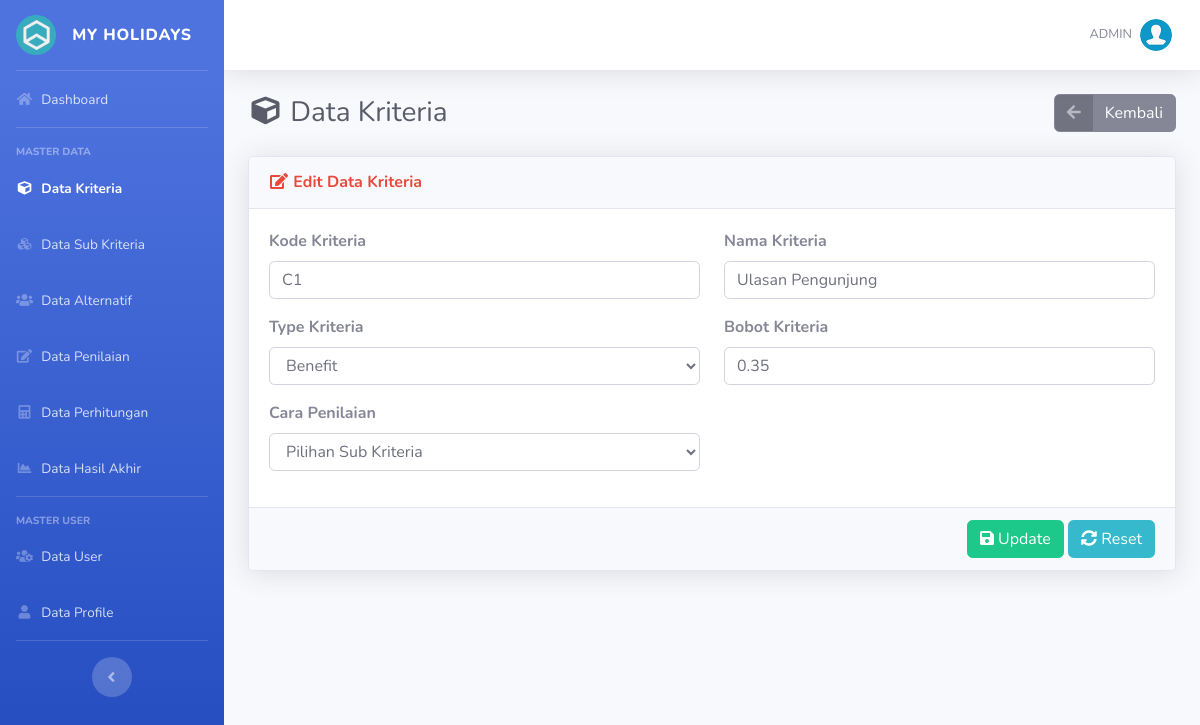
/edit-kriteria.php?id=16 (signed in), run on the app's committed database.
### tables this page shows
CREATE TABLE `kriteria` (
  `id_kriteria` int(11) NOT NULL,
  `kode_kriteria` varchar(10) NOT NULL,
  `nama` varchar(50) NOT NULL,
  `type` enum('Benefit','Cost') NOT NULL,
  `bobot` float NOT NULL,
  `ada_pilihan` tinyint(1) DEFAULT NULL
);

### includes/functions.php (called while the page is built, shortened)
<?php
function get_role()
{
	if (isset($_SESSION['user_id']) && isset($_SESSION['role'])) {
		if ($_SESSION['role'] == '1') {
			return 'admin';
		} else {
			return 'user';
		}
	} else {
		return false;
	}
}

### edit-kriteria.php (the view, shortened to what this page needs)
<?php require_once('includes/init.php');
$user_role = get_role();
if($user_role == 'admin') {
$id_kriteria = (isset($_GET['id'])) ? trim($_GET['id']) : '';
require_once('template/header.php');
?>
<div class="d-sm-flex align-items-center justify-content-between mb-4">
    <h1 class="h3 mb-0 text-gray-800"><i class="fas fa-fw fa-cube"></i> Data Kriteria</h1>
	<a href="list-kriteria.php" class="btn btn-secondary btn-icon-split"><span class="icon text-white-50"><i class="fas fa-arrow-left"></i></span>
		<span class="text">Kembali</span>
	</a>
</div>
<div class="card shadow mb-4">
    <div class="card-header py-3">
        <h6 class="m-0 font-weight-bold text-danger"><i class="fas fa-fw fa-edit"></i> Edit Data Kriteria</h6>
    </div>
	<form action="edit-kriteria.php?id=<?php echo $id_kriteria; ?>" method="post">
		<?php
		if(!$id_kriteria) {
		?>
		<div class="card-body">
			<div class="alert alert-danger">Data tidak ada</div>
		</div>
		<?php
		}else{
		$data = mysqli_query($koneksi,"SELECT * FROM kriteria WHERE id_kriteria='$id_kriteria'");
		$cek = mysqli_num_rows($data);
		if($cek <= 0) {
		?>
		<div class="card-body">
			<div class="alert alert-danger">Data tidak ada</div>
		</div>
		<?php
		}else{
			while($d = mysqli_fetch_array($data)){
		?>
		<div class="card-body">
			<div class="row">
				<div class="form-group col-md-6">
					<label class="font-weight-bold">Kode Kriteria</label>
					<input autocomplete="off" type="text" name="kode_kriteria" required value="<?php echo $d['kode_kriteria']; ?>" class="form-control"/>
				</div>
				<div class="form-group col-md-6">
					<label class="font-weight-bold">Nama Kriteria</label>
					<input autocomplete="off" type="text" name="nama" required value="<?php echo $d['nama']; ?>" class="form-control"/>
				</div>
				<div class="form-group col-md-6">
					<label class="font-weight-bold">Type Kriteria</label>
					<select name="type" class="form-control" required>
						<option value="Benefit" <?php if($d['type']=="Benefit") {echo "selected";} ?>>Benefit</option>
					</select>
				</div>
				<div class="form-group col-md-6">
					<label class="font-weight-bold">Bobot Kriteria</label>
					<input autocomplete="off" type="number" name="bobot" required value="<?php echo $d['bobot']; ?>" step="0.01" class="form-control"/>
				</div>
				<div class="form-group col-md-6">
					<label class="font-weight-bold">Cara Penilaian</label>
					<select name="ada_pilihan" class="form-control" required>
						<option value="1" <?php if($d['ada_pilihan']=="1") {echo "selected";} ?>>Pilihan Sub Kriteria</option>
					</select>
				</div>
			</div>
		</div>
		<div class="card-footer text-right">
            <button name="submit" value="submit" type="submit" class="btn btn-success"><i class="fa fa-save"></i> Update</button>
            <button type="reset" class="btn btn-info"><i class="fa fa-sync-alt"></i> Reset</button>
        </div>
		<?php
		}
		}
		}
		?>
	</form>
</div>
<?php
require_once('template/footer.php');
}else {
	header('Location: login.php');
}
?>

### data on the page
kriteria: kode_kriteria "C1", nama "Ulasan Pengunjung", type "Benefit", bobot "0.35", ada_pilihan "Pilihan Sub Kriteria"

### other printed values
$_SESSION['username'] "ADMIN"
